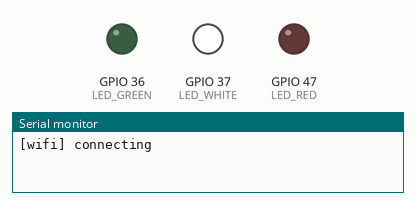
This program was run on a simulated ESP32-S3. Parts: output pins drawn as LEDs (lit = HIGH), the last lines printed to the serial monitor. WiFi joins after 1.5 s; servers stay silent unless stated; uploads are accepted with an empty reply.

Above: at 0.1 s.
At 1.6 s:
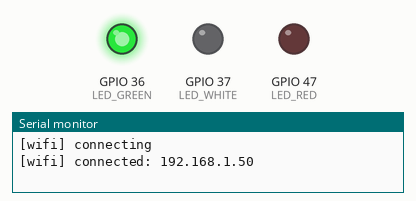
Timing chart, 0 to 3.1 s (numbered marks = the images above):
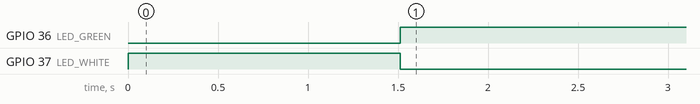

Measured:
- by itself, GPIO 36 (LED_GREEN): LOW → HIGH at 1.5 s
- by itself, GPIO 37 (LED_WHITE): HIGH → LOW at 1.5 s

The program:

main.cpp
```cpp
#include <Arduino.h>
#include <HTTPClient.h>
#include <WiFi.h>
#include "config.h"

constexpr uint8_t LED_RED = 47;
constexpr uint8_t LED_GREEN = 36;
constexpr uint8_t LED_WHITE = 37;
constexpr unsigned long REPORT_INTERVAL_MS = 30000;
constexpr unsigned long CONNECT_TIMEOUT_MS = 15000;

enum class DeviceState { Starting, Connecting, Online, ReportingError };

DeviceState state = DeviceState::Starting;
unsigned long lastReport = 0;
unsigned long connectStarted = 0;

void setLeds(bool red, bool green, bool white) {
  digitalWrite(LED_RED, red ? HIGH : LOW);
  digitalWrite(LED_GREEN, green ? HIGH : LOW);
  digitalWrite(LED_WHITE, white ? HIGH : LOW);
}

void setState(DeviceState next) {
  state = next;
  switch (state) {
    case DeviceState::Starting: setLeds(false, false, true); break;
    case DeviceState::Connecting: setLeds(false, false, true); break;
    case DeviceState::Online: setLeds(false, true, false); break;
    case DeviceState::ReportingError: setLeds(true, false, false); break;
  }
}

String telemetryUrl() {
  return String(USB_SENTINEL_API_BASE) + "/api/sessions/" +
         USB_SENTINEL_SESSION_ID + "/telemetry";
}

bool postTelemetry() {
  if (WiFi.status() != WL_CONNECTED) return false;
  HTTPClient http;
  http.setConnectTimeout(3000);
  http.setTimeout(5000);
  if (!http.begin(telemetryUrl())) return false;
  http.addHeader("Content-Type", "application/json");
  http.addHeader("X-API-Key", USB_SENTINEL_API_TOKEN);
  String payload = "{\"deviceId\":\"" USB_SENTINEL_DEVICE_ID "\",\"metrics\":{";
  payload += "\"uptimeMs\":" + String(millis());
  payload += ",\"wifiRssi\":" + String(WiFi.RSSI());
  payload += ",\"freeHeapBytes\":" + String(ESP.getFreeHeap());
  payload += ",\"firmware\":\"1.0.0\"}}";
  const int code = http.POST(payload);
  http.end();
  Serial.printf("[telemetry] HTTP %d\n", code);
  return code >= 200 && code < 300;
}

void beginConnection() {
  WiFi.mode(WIFI_STA);
  WiFi.begin(USB_SENTINEL_WIFI_SSID, USB_SENTINEL_WIFI_PASSWORD);
  connectStarted = millis();
  setState(DeviceState::Connecting);
  Serial.println("[wifi] connecting");
}

void setup() {
  Serial.begin(115200);
  pinMode(LED_RED, OUTPUT);
  pinMode(LED_GREEN, OUTPUT);
  pinMode(LED_WHITE, OUTPUT);
  setState(DeviceState::Starting);
  beginConnection();
}

void loop() {
  const unsigned long now = millis();
  if (WiFi.status() != WL_CONNECTED) {
    if (state != DeviceState::Connecting || now - connectStarted > CONNECT_TIMEOUT_MS) {
      WiFi.disconnect();
      beginConnection();
    }
    delay(25);
    return;
  }
  if (state == DeviceState::Connecting) {
    Serial.print("[wifi] connected: ");
    Serial.println(WiFi.localIP());
    setState(DeviceState::Online);
  }
  if (now - lastReport >= REPORT_INTERVAL_MS || lastReport == 0) {
    lastReport = now;
    setState(postTelemetry() ? DeviceState::Online : DeviceState::ReportingError);
  }
  delay(25);
}
```

config.example.h
```cpp
#pragma once

// Copy this file to config.h and provide values locally. Never commit config.h.
#define USB_SENTINEL_WIFI_SSID "YOUR_WIFI_SSID"
#define USB_SENTINEL_WIFI_PASSWORD "YOUR_WIFI_PASSWORD"
#define USB_SENTINEL_API_BASE "http://192.0.2.10:5000"
#define USB_SENTINEL_API_TOKEN "REPLACE_WITH_A_LONG_RANDOM_TOKEN"
#define USB_SENTINEL_SESSION_ID "REPLACE_WITH_SESSION_UUID"
#define USB_SENTINEL_DEVICE_ID "esp32-s3-lab-device"
```
